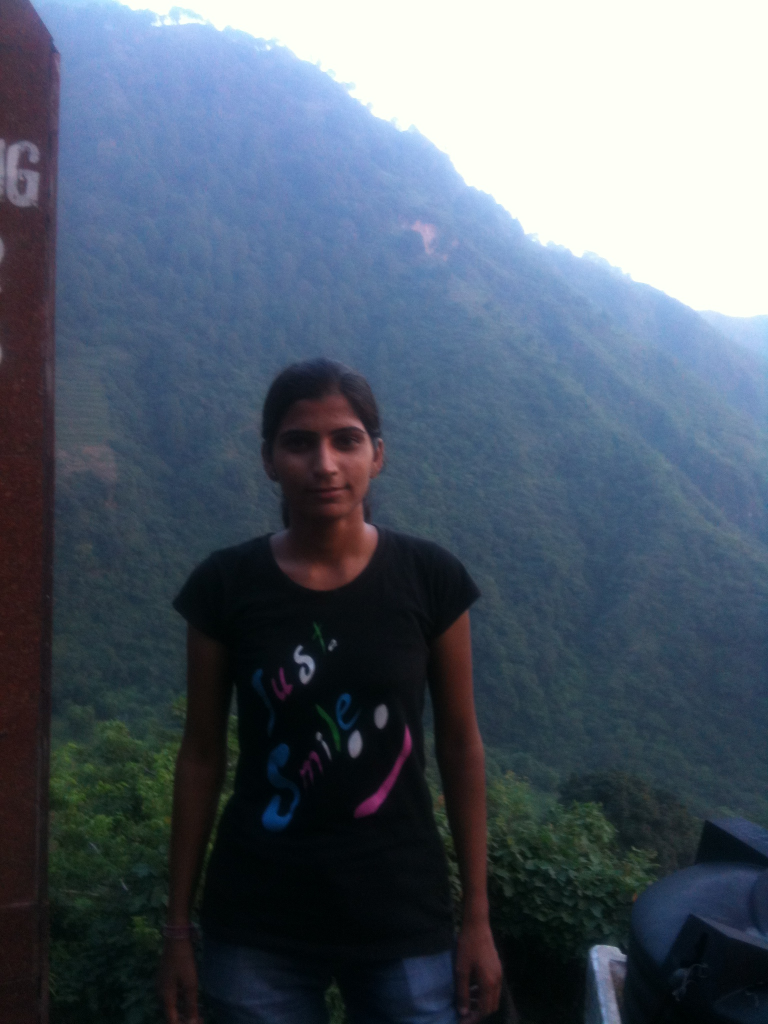
#> input picture IMG_0140.JPG, 1536 x 2048 px, given in place of the camera (shown at 1/2 size)
$ python blur_smoothing.py
#> lines starting #> are read from the running program, lines starting #| are printed output that depends on the picture; after the words box and inside, x2 and y2 are one past the last pixel; in counts of white or black regions, pixels touching at a corner belong together
import cv2
import numpy as np

cap = cv2.VideoCapture(0)
# to save video we use VideoWriter
# fourcc = cv2.VideoWriter_fourcc(*'XVID')
# out = cv2.VideoWriter('output.avi', fourcc, 20.0, (640, 480))


while True:
    _, frame = cap.read()
#> frame is the input picture: shape (2048, 1536, 3); mean B, G, R 107.7, 94.4, 83.4
    hsv = cv2.cvtColor(frame, cv2.COLOR_BGR2HSV)
#> hsv: shape (2048, 1536, 3); mean H, S, V 91, 97.9, 111.4
    #   HSV = hue sat value

    lower_red = np.array([60, 60, 60])
    upper_red = np.array([180, 255, 255])
    #    lower_red = np.array([0, 0, 0])
    #    upper_red = np.array([255, 255, 255])

    mask = cv2.inRange(hsv, lower_red, upper_red)
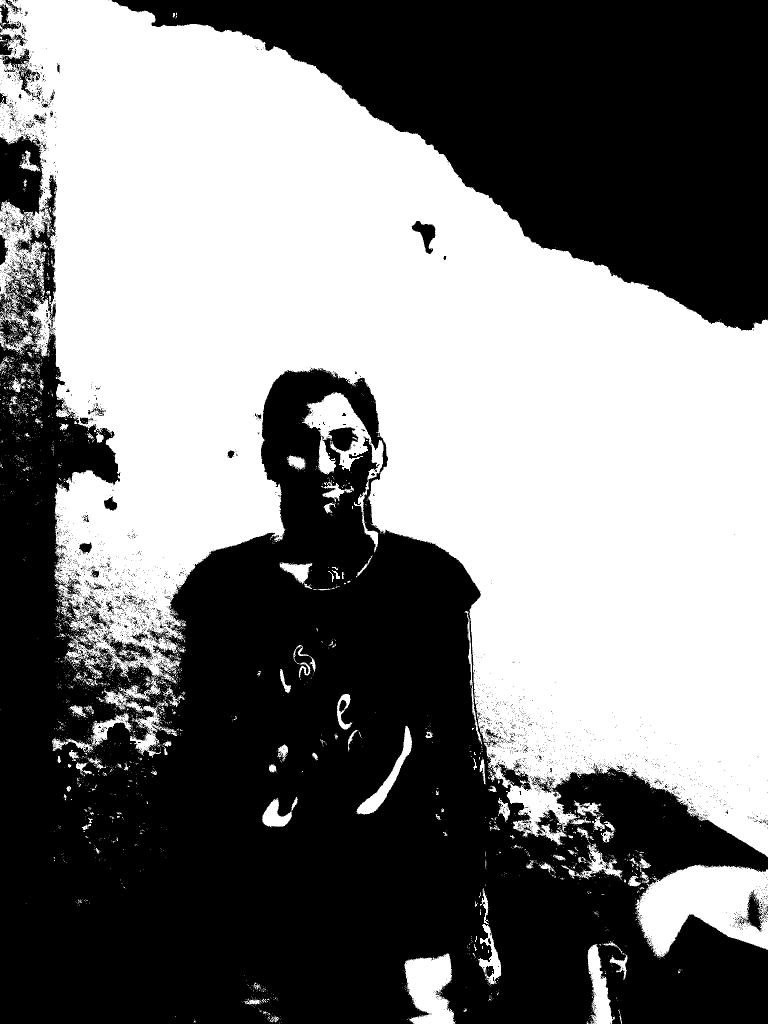
#> mask: shape (2048, 1536) (shown at 1/2 size); 48.5% white; 3178 white regions (3012 under 20 px), largest, box (x1, y1, x2, y2) and area: (0, 0, 1536, 1714) 1425468, (1271, 1729, 1536, 1914) 31454, (604, 784, 767, 1105) 12127
    result = cv2.bitwise_and(frame, frame, mask=mask)
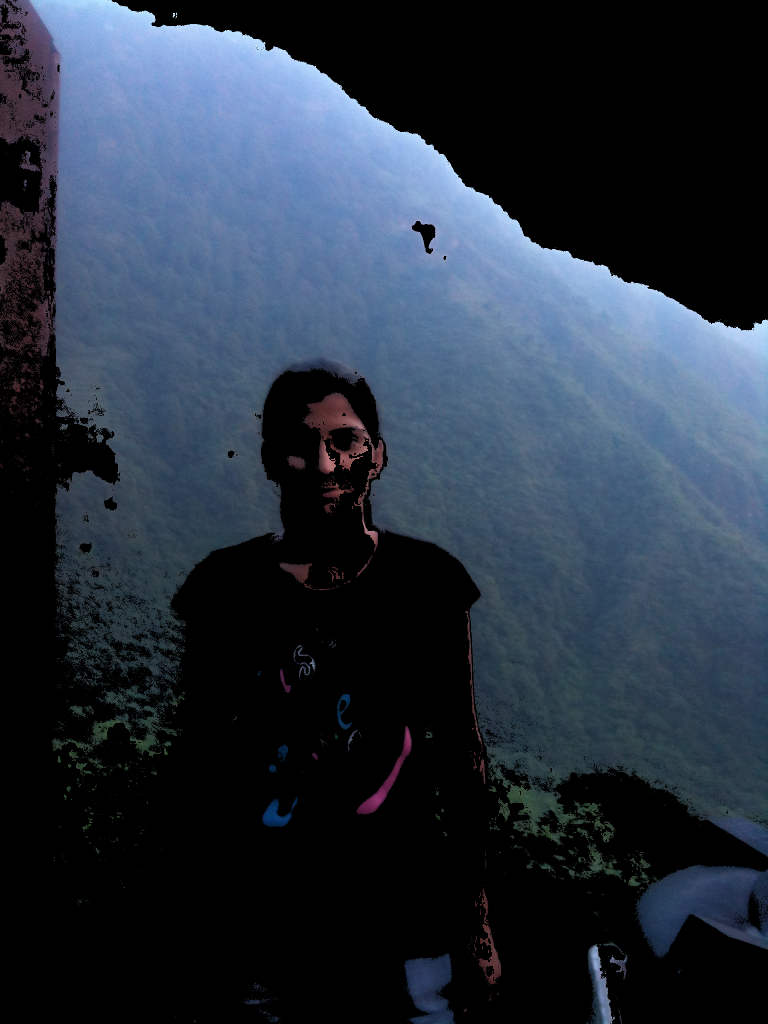
#> result: shape (2048, 1536, 3) (shown at 1/2 size); mean B, G, R 63.4, 49.7, 39.5

    kernel = np.ones((15, 15), np.float32) / 225
    # OpenCV blurs an image by applying what's called a Kernel. A Kernel tells you
    # how to change the value of any given pixel by combining it with different amounts of the neighboring pixels.
    # The kernel is applied to every pixel in the image one-by-one to produce the final image
    # (this operation known as a convolution)
    smoothed = cv2.filter2D(result, -1, kernel)
    blur = cv2.blur(result, (15, 15), 0)
    median = cv2.medianBlur(result, 15)
    bilateral = cv2.bilateralFilter(result, 15, 75, 75)

    cv2.imshow('frame', frame)
    # cv2.imshow('mask', mask)
    cv2.imshow('result', result)
    cv2.imshow('smoothed', smoothed)
    cv2.imshow('blur', blur)
    cv2.imshow('median', median)
    cv2.imshow('bilateral', bilateral)

    if cv2.waitKey(1) == 13:
#> (key Esc is pressed here)
        break

cap.release()
cv2.destroyAllWindows()
